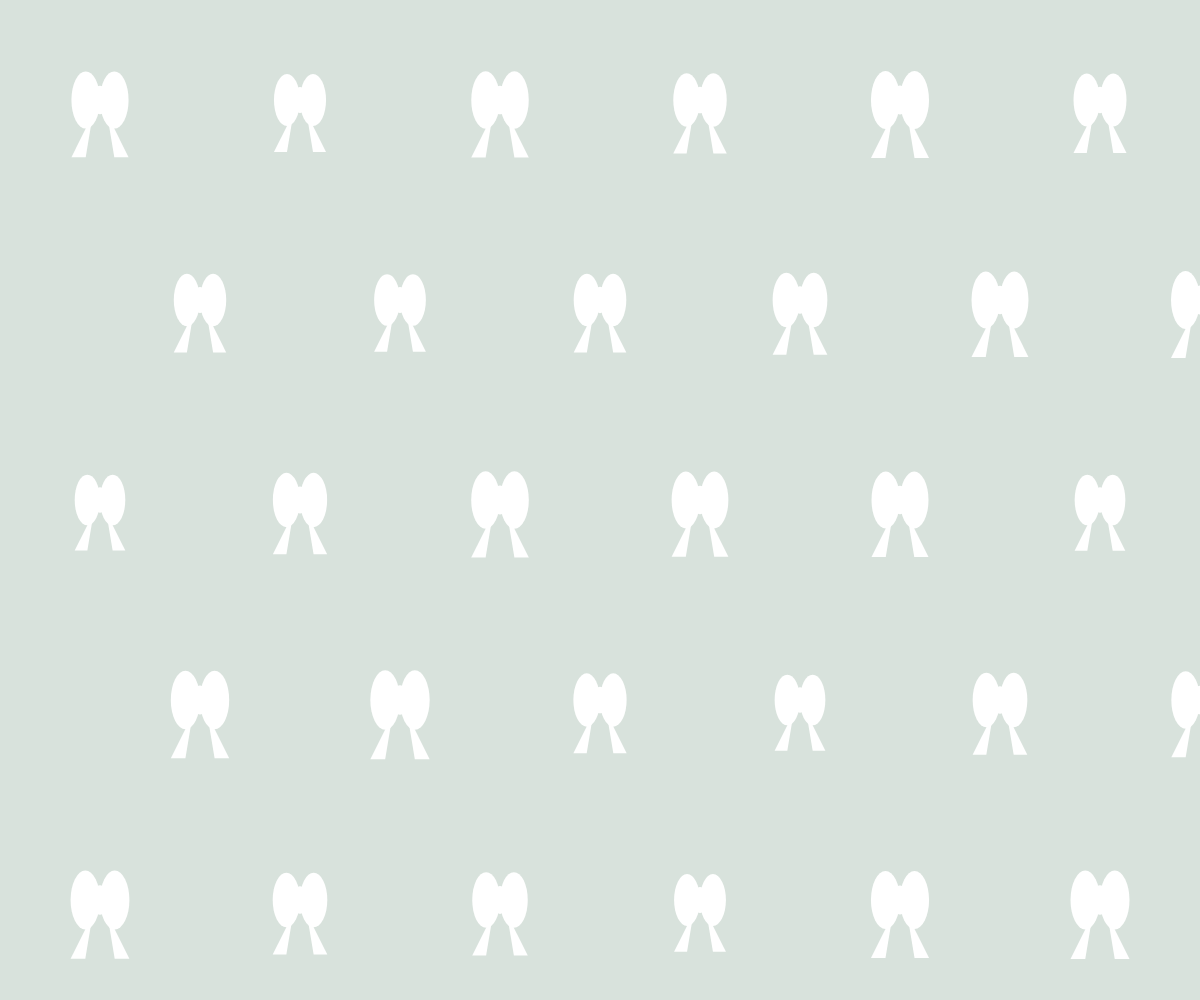
Frame 1 (no input)
Frame 60 (no input): identical to frame 1, image omitted
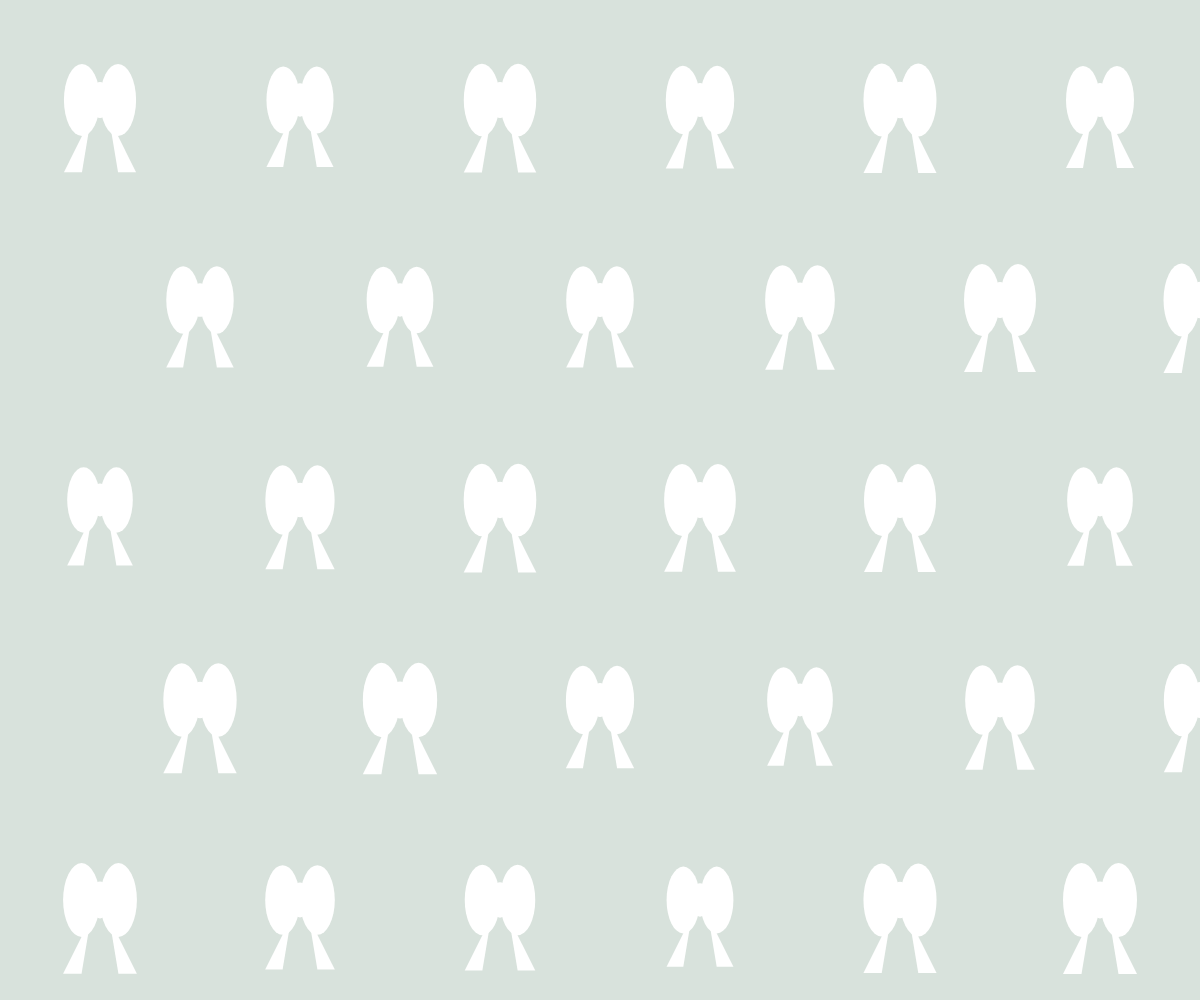
Frame 120 (the mouse pressed at the canvas centre since frame 60)

The p5.js sketch that drew these frames (run headless with seeded random() and noise() and a simulated clock; from frame 60 on, the mouse is pressed at the canvas centre):

// p5.js sketch
// ── sketch.js
let bows = [];
let rows = 5; // 行數
let cols = 6; // 列數

function setup() {
  createCanvas(windowWidth, windowHeight);
  background('#d8e2dc'); // 設定背景顏色為 d8e2dc

  let cellWidth = width / cols; // 每個網格的寬度
  let cellHeight = height / rows; // 每個網格的高度

  // 交錯生成蝴蝶結
  for (let row = 0; row < rows; row++) {
    for (let col = 0; col < cols; col++) {
      let offsetX = (row % 2 === 0) ? 0 : cellWidth / 2; // 偶數行不偏移，奇數行向右偏移半個網格
      bows.push({
        x: cellWidth * col + cellWidth / 2 + offsetX, // 網格中心的 x 座標
        y: cellHeight * row + cellHeight / 2, // 網格中心的 y 座標
        size: random(30, 40) // 初始大小
      });
    }
  }
}

function draw() {
  background('#d8e2dc'); // 確保每次繪製時背景顏色一致

  // 計算大小變化幅度
  let sizeOffset = map(mouseX, 0, width, 20, 50);

  // 繪製蝴蝶結
  noStroke();

  for (let bow of bows) {
    let bowSize = bow.size + sizeOffset;

    // 左翼
    fill(255); // 白色
    ellipse(bow.x - bowSize / 4, bow.y, bowSize / 2, bowSize);

    // 右翼
    ellipse(bow.x + bowSize / 4, bow.y, bowSize / 2, bowSize);

    // 中心結
    fill(255); // 中心結顏色改為白色
    ellipse(bow.x, bow.y, bowSize / 4, bowSize / 2);

    // 左尾巴
    fill(255); // 白色
    triangle(
      bow.x - bowSize / 8, bow.y + bowSize / 4, // 從中心結的左下方連接
      bow.x - bowSize / 2, bow.y + bowSize,    // 左下角
      bow.x - bowSize / 4, bow.y + bowSize     // 右下角
    );

    // 右尾巴
    triangle(
      bow.x + bowSize / 8, bow.y + bowSize / 4, // 從中心結的右下方連接
      bow.x + bowSize / 2, bow.y + bowSize,    // 右下角
      bow.x + bowSize / 4, bow.y + bowSize     // 左下角
    );
  }
}
// ── style.css
body {
  margin: 0;
  overflow: hidden;
  font-family: 'Microsoft JhengHei', sans-serif; /* 微軟正黑體 */
  background-color: #d8e2dc; /* 設定背景顏色 */
}

canvas {
  position: absolute;
  top: 0;
  left: 0;
  z-index: 1; /* 最底層 */
  transition: opacity 0.3s ease; /* 動畫透明度變化效果 */
}

#menu {
  position: absolute;
  top: 10px;
  right: 10px;
  background-color: #ffffff;
  border: 1px solid #ece4db; /* 邊框顏色 */
  border-radius: 5px;
  padding: 10px;
  display: flex; /* 排列為橫向 */
  gap: 15px; /* 選項間距 */
  list-style: none;
  box-shadow: 0 2px 5px rgba(0, 0, 0, 0.2);
  z-index: 3; /* 最上層 */
}

#menu li {
  cursor: pointer;
  color: #b8c4bb; /* 字體顏色 */
  position: relative;
}

#menu li:hover {
  color: #463f3a; /* 滑鼠懸停時的顏色 */
}

.dropdown-menu {
  display: none;
  position: absolute;
  top: 100%; /* 子選單顯示在主選單下方 */
  left: 0;
  background-color: #ffffff;
  border: 1px solid #ece4db;
  border-radius: 5px;
  padding: 5px 10px;
  list-style: none;
  box-shadow: 0 2px 5px rgba(0, 0, 0, 0.2);
}

.dropdown-menu li {
  margin: 5px 0;
}

.dropdown-menu li a {
  text-decoration: none;
  color: #b8c4bb;
}

.dropdown-menu li a:hover {
  color: #463f3a;
}

.dropdown:hover .dropdown-menu {
  display: block; /* 滑鼠懸停時顯示子選單 */
}

#corner-image {
  position: fixed; /* 固定位置，確保圖片一直出現在左下角 */
  bottom: 5cm; /* 向上移動 5 公分 */
  left: 5cm; /* 向右移動 5 公分 */
  width: 150px; /* 設定圖片寬度 */
  height: auto; /* 自動調整高度 */
  transform: scale(3); /* 放大三倍 */
  z-index: 2; /* 確保圖片在背景之上 */
  pointer-events: none; /* 禁用互動 */
}

#info-box, #quiz-box {
  display: none;
  position: absolute;
  top: 50%;
  left: 50%;
  transform: translate(-50%, -50%);
  background-color: #ffffff;
  border: 2px solid #ffd7ba; /* 邊框顏色 */
  border-radius: 10px;
  padding: 20px;
  text-align: center;
  z-index: 3; /* 顯示在最上層 */
  box-shadow: 0 4px 10px rgba(0, 0, 0, 0.2);
}

#info-box p, #quiz-box p {
  color: #8a5a44; /* 文字顏色 */
  font-size: 18px;
  margin: 0;
}

#quiz-options button {
  background-color: #ffd7ba;
  border: none;
  border-radius: 5px;
  padding: 10px 15px;
  color: #8a5a44;
  font-size: 16px;
  cursor: pointer;
}

#quiz-options button:hover {
  background-color: #f4a261;
}

#content-frame {
  position: absolute;
  top: 0;
  left: 0;
  width: 100%;
  height: 100%;
  background: transparent;
  z-index: 2; /* 第二層 */
  pointer-events: none; /* 禁用互動，讓 sketch.js 動畫可見 */
}
